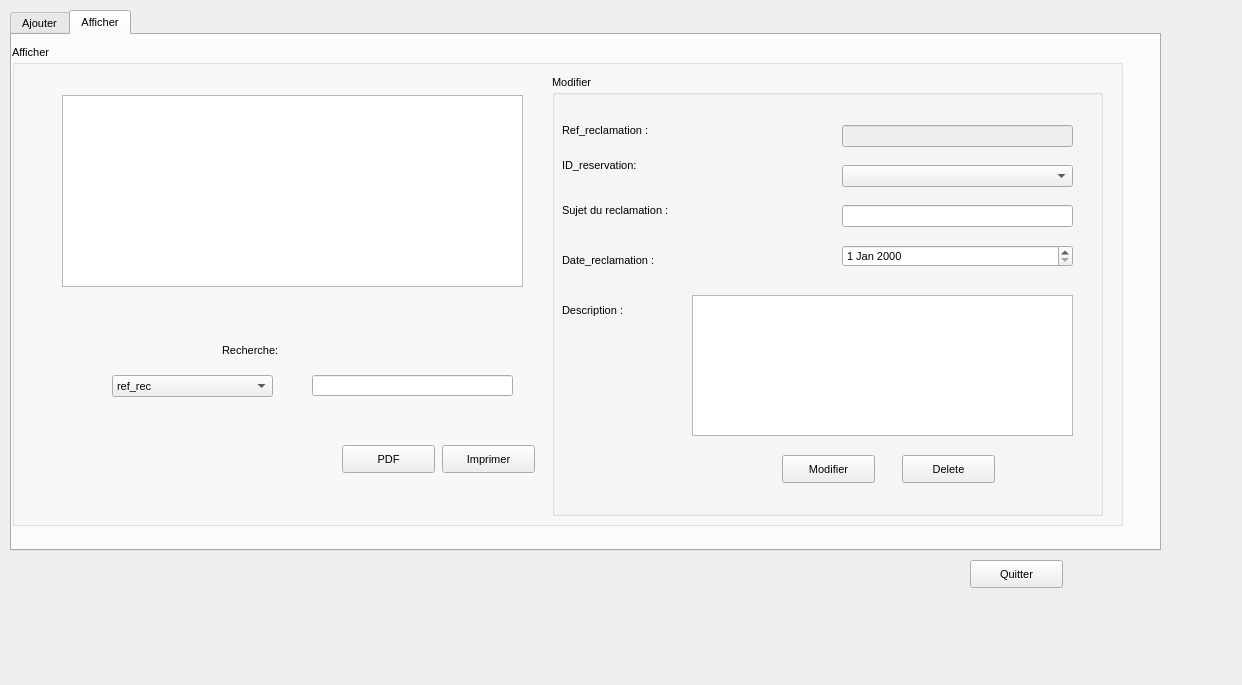
<?xml version="1.0" encoding="UTF-8"?>
<ui version="4.0">
 <class>gestionreclamation</class>
 <widget class="QDialog" name="gestionreclamation">
  <property name="geometry">
   <rect>
    <x>0</x>
    <y>0</y>
    <width>1242</width>
    <height>685</height>
   </rect>
  </property>
  <property name="windowTitle">
   <string>Gestion des reclamations</string>
  </property>
  <widget class="QTabWidget" name="tabWidget_2">
   <property name="geometry">
    <rect>
     <x>10</x>
     <y>10</y>
     <width>1151</width>
     <height>541</height>
    </rect>
   </property>
   <property name="font">
    <font>
     <family>MS Shell Dlg 2</family>
     <pointsize>8</pointsize>
    </font>
   </property>
   <property name="currentIndex">
    <number>1</number>
   </property>
   <widget class="QWidget" name="tab_4">
    <attribute name="title">
     <string>Ajouter</string>
    </attribute>
    <widget class="QLabel" name="label_7">
     <property name="geometry">
      <rect>
       <x>80</x>
       <y>230</y>
       <width>171</width>
       <height>31</height>
      </rect>
     </property>
     <property name="font">
      <font>
       <family>MS Shell Dlg 2</family>
       <pointsize>8</pointsize>
      </font>
     </property>
     <property name="text">
      <string>Description :</string>
     </property>
    </widget>
    <widget class="QGroupBox" name="groupBox_6">
     <property name="geometry">
      <rect>
       <x>60</x>
       <y>10</y>
       <width>581</width>
       <height>431</height>
      </rect>
     </property>
     <property name="font">
      <font>
       <family>MS Shell Dlg 2</family>
       <pointsize>8</pointsize>
      </font>
     </property>
     <property name="title">
      <string>Ajout</string>
     </property>
     <widget class="QLabel" name="label">
      <property name="geometry">
       <rect>
        <x>20</x>
        <y>175</y>
        <width>191</width>
        <height>31</height>
       </rect>
      </property>
      <property name="font">
       <font>
        <family>MS Shell Dlg 2</family>
        <pointsize>8</pointsize>
       </font>
      </property>
      <property name="text">
       <string>Date_reclamation :</string>
      </property>
     </widget>
     <widget class="QDateEdit" name="dateEdit">
      <property name="geometry">
       <rect>
        <x>290</x>
        <y>180</y>
        <width>231</width>
        <height>22</height>
       </rect>
      </property>
      <property name="font">
       <font>
        <family>MS Shell Dlg 2</family>
        <pointsize>8</pointsize>
       </font>
      </property>
     </widget>
     <widget class="QLabel" name="label_6">
      <property name="geometry">
       <rect>
        <x>20</x>
        <y>130</y>
        <width>211</width>
        <height>31</height>
       </rect>
      </property>
      <property name="font">
       <font>
        <family>MS Shell Dlg 2</family>
        <pointsize>8</pointsize>
       </font>
      </property>
      <property name="text">
       <string>Sujet du reclamation :</string>
      </property>
     </widget>
     <widget class="QLabel" name="label_2">
      <property name="geometry">
       <rect>
        <x>20</x>
        <y>50</y>
        <width>171</width>
        <height>31</height>
       </rect>
      </property>
      <property name="font">
       <font>
        <family>MS Shell Dlg 2</family>
        <pointsize>8</pointsize>
       </font>
      </property>
      <property name="text">
       <string>Ref_reclamation :</string>
      </property>
     </widget>
     <widget class="QLineEdit" name="lineEdit_5">
      <property name="geometry">
       <rect>
        <x>290</x>
        <y>60</y>
        <width>231</width>
        <height>22</height>
       </rect>
      </property>
      <property name="font">
       <font>
        <family>MS Shell Dlg 2</family>
        <pointsize>8</pointsize>
       </font>
      </property>
     </widget>
     <widget class="QTextEdit" name="textEdit">
      <property name="geometry">
       <rect>
        <x>180</x>
        <y>230</y>
        <width>381</width>
        <height>141</height>
       </rect>
      </property>
      <property name="font">
       <font>
        <family>MS Shell Dlg 2</family>
        <pointsize>8</pointsize>
       </font>
      </property>
     </widget>
     <widget class="QPushButton" name="pushButton_21">
      <property name="geometry">
       <rect>
        <x>420</x>
        <y>390</y>
        <width>93</width>
        <height>28</height>
       </rect>
      </property>
      <property name="font">
       <font>
        <family>MS Shell Dlg 2</family>
        <pointsize>8</pointsize>
       </font>
      </property>
      <property name="text">
       <string>Ajouter</string>
      </property>
     </widget>
     <widget class="QLabel" name="label_5">
      <property name="geometry">
       <rect>
        <x>20</x>
        <y>90</y>
        <width>201</width>
        <height>41</height>
       </rect>
      </property>
      <property name="font">
       <font>
        <family>MS Shell Dlg 2</family>
        <pointsize>8</pointsize>
       </font>
      </property>
      <property name="text">
       <string>ID_reservation:</string>
      </property>
     </widget>
     <widget class="QComboBox" name="comboBox_7">
      <property name="geometry">
       <rect>
        <x>290</x>
        <y>100</y>
        <width>231</width>
        <height>22</height>
       </rect>
      </property>
      <property name="font">
       <font>
        <family>MS Shell Dlg 2</family>
        <pointsize>8</pointsize>
       </font>
      </property>
     </widget>
     <widget class="QLineEdit" name="lineEdit_15">
      <property name="geometry">
       <rect>
        <x>290</x>
        <y>140</y>
        <width>231</width>
        <height>22</height>
       </rect>
      </property>
      <property name="font">
       <font>
        <family>MS Shell Dlg 2</family>
        <pointsize>8</pointsize>
       </font>
      </property>
     </widget>
    </widget>
    <zorder>groupBox_6</zorder>
    <zorder>label_7</zorder>
   </widget>
   <widget class="QWidget" name="tab_5">
    <attribute name="title">
     <string>Afficher</string>
    </attribute>
    <widget class="QGroupBox" name="groupBox_3">
     <property name="geometry">
      <rect>
       <x>0</x>
       <y>10</y>
       <width>1111</width>
       <height>481</height>
      </rect>
     </property>
     <property name="font">
      <font>
       <family>MS Shell Dlg 2</family>
       <pointsize>8</pointsize>
      </font>
     </property>
     <property name="title">
      <string>Afficher</string>
     </property>
     <widget class="QTableView" name="tabrec">
      <property name="geometry">
       <rect>
        <x>50</x>
        <y>50</y>
        <width>461</width>
        <height>192</height>
       </rect>
      </property>
      <property name="font">
       <font>
        <family>MS Shell Dlg 2</family>
        <pointsize>8</pointsize>
       </font>
      </property>
     </widget>
     <widget class="QGroupBox" name="groupBox_5">
      <property name="geometry">
       <rect>
        <x>540</x>
        <y>30</y>
        <width>551</width>
        <height>441</height>
       </rect>
      </property>
      <property name="font">
       <font>
        <family>MS Shell Dlg 2</family>
        <pointsize>8</pointsize>
       </font>
      </property>
      <property name="title">
       <string>Modifier</string>
      </property>
      <widget class="QPushButton" name="pushButton_2">
       <property name="geometry">
        <rect>
         <x>350</x>
         <y>380</y>
         <width>93</width>
         <height>28</height>
        </rect>
       </property>
       <property name="font">
        <font>
         <family>MS Shell Dlg 2</family>
         <pointsize>8</pointsize>
        </font>
       </property>
       <property name="text">
        <string>Delete</string>
       </property>
      </widget>
      <widget class="QPushButton" name="pushButton_28">
       <property name="geometry">
        <rect>
         <x>230</x>
         <y>380</y>
         <width>93</width>
         <height>28</height>
        </rect>
       </property>
       <property name="font">
        <font>
         <family>MS Shell Dlg 2</family>
         <pointsize>8</pointsize>
        </font>
       </property>
       <property name="text">
        <string>Modifier</string>
       </property>
      </widget>
      <widget class="QLabel" name="label_13">
       <property name="geometry">
        <rect>
         <x>10</x>
         <y>220</y>
         <width>171</width>
         <height>31</height>
        </rect>
       </property>
       <property name="font">
        <font>
         <family>MS Shell Dlg 2</family>
         <pointsize>8</pointsize>
        </font>
       </property>
       <property name="text">
        <string>Description :</string>
       </property>
      </widget>
      <widget class="QLabel" name="label_3">
       <property name="geometry">
        <rect>
         <x>10</x>
         <y>170</y>
         <width>191</width>
         <height>31</height>
        </rect>
       </property>
       <property name="font">
        <font>
         <family>MS Shell Dlg 2</family>
         <pointsize>8</pointsize>
        </font>
       </property>
       <property name="text">
        <string>Date_reclamation :</string>
       </property>
      </widget>
      <widget class="QDateEdit" name="dateEdit_2">
       <property name="geometry">
        <rect>
         <x>290</x>
         <y>170</y>
         <width>231</width>
         <height>22</height>
        </rect>
       </property>
       <property name="font">
        <font>
         <family>MS Shell Dlg 2</family>
         <pointsize>8</pointsize>
        </font>
       </property>
      </widget>
      <widget class="QLabel" name="label_15">
       <property name="geometry">
        <rect>
         <x>10</x>
         <y>40</y>
         <width>191</width>
         <height>31</height>
        </rect>
       </property>
       <property name="font">
        <font>
         <family>MS Shell Dlg 2</family>
         <pointsize>8</pointsize>
        </font>
       </property>
       <property name="text">
        <string>Ref_reclamation :</string>
       </property>
      </widget>
      <widget class="QLineEdit" name="lineEdit_14">
       <property name="enabled">
        <bool>false</bool>
       </property>
       <property name="geometry">
        <rect>
         <x>290</x>
         <y>50</y>
         <width>231</width>
         <height>22</height>
        </rect>
       </property>
       <property name="font">
        <font>
         <family>MS Shell Dlg 2</family>
         <pointsize>8</pointsize>
        </font>
       </property>
      </widget>
      <widget class="QTextEdit" name="textEdit_2">
       <property name="geometry">
        <rect>
         <x>140</x>
         <y>220</y>
         <width>381</width>
         <height>141</height>
        </rect>
       </property>
       <property name="font">
        <font>
         <family>MS Shell Dlg 2</family>
         <pointsize>8</pointsize>
        </font>
       </property>
      </widget>
      <widget class="QLabel" name="label_16">
       <property name="geometry">
        <rect>
         <x>10</x>
         <y>110</y>
         <width>211</width>
         <height>51</height>
        </rect>
       </property>
       <property name="font">
        <font>
         <family>MS Shell Dlg 2</family>
         <pointsize>8</pointsize>
        </font>
       </property>
       <property name="text">
        <string>Sujet du reclamation :</string>
       </property>
      </widget>
      <widget class="QLabel" name="label_10">
       <property name="geometry">
        <rect>
         <x>10</x>
         <y>70</y>
         <width>201</width>
         <height>41</height>
        </rect>
       </property>
       <property name="font">
        <font>
         <family>MS Shell Dlg 2</family>
         <pointsize>8</pointsize>
        </font>
       </property>
       <property name="text">
        <string>ID_reservation:</string>
       </property>
      </widget>
      <widget class="QComboBox" name="comboBox_8">
       <property name="geometry">
        <rect>
         <x>290</x>
         <y>90</y>
         <width>231</width>
         <height>22</height>
        </rect>
       </property>
       <property name="font">
        <font>
         <family>MS Shell Dlg 2</family>
         <pointsize>8</pointsize>
        </font>
       </property>
      </widget>
     </widget>
     <widget class="QLineEdit" name="lineEdit_19">
      <property name="geometry">
       <rect>
        <x>830</x>
        <y>160</y>
        <width>231</width>
        <height>22</height>
       </rect>
      </property>
      <property name="font">
       <font>
        <family>MS Shell Dlg 2</family>
        <pointsize>8</pointsize>
       </font>
      </property>
     </widget>
     <widget class="QLabel" name="label_9">
      <property name="geometry">
       <rect>
        <x>210</x>
        <y>290</y>
        <width>131</width>
        <height>31</height>
       </rect>
      </property>
      <property name="font">
       <font>
        <family>MS Shell Dlg 2</family>
        <pointsize>8</pointsize>
       </font>
      </property>
      <property name="text">
       <string>Recherche:</string>
      </property>
     </widget>
     <widget class="QComboBox" name="comboBox_6">
      <property name="geometry">
       <rect>
        <x>100</x>
        <y>330</y>
        <width>161</width>
        <height>22</height>
       </rect>
      </property>
      <property name="font">
       <font>
        <family>MS Shell Dlg 2</family>
        <pointsize>8</pointsize>
       </font>
      </property>
      <item>
       <property name="text">
        <string>ref_rec</string>
       </property>
      </item>
      <item>
       <property name="text">
        <string>date_rec</string>
       </property>
      </item>
      <item>
       <property name="text">
        <string>sujet</string>
       </property>
      </item>
      <item>
       <property name="text">
        <string>description</string>
       </property>
      </item>
     </widget>
     <widget class="QPushButton" name="pushButton_18">
      <property name="geometry">
       <rect>
        <x>430</x>
        <y>400</y>
        <width>93</width>
        <height>28</height>
       </rect>
      </property>
      <property name="font">
       <font>
        <family>MS Shell Dlg 2</family>
        <pointsize>8</pointsize>
       </font>
      </property>
      <property name="text">
       <string>Imprimer</string>
      </property>
     </widget>
     <widget class="QLineEdit" name="lineEdit_7">
      <property name="geometry">
       <rect>
        <x>300</x>
        <y>330</y>
        <width>201</width>
        <height>21</height>
       </rect>
      </property>
      <property name="font">
       <font>
        <family>MS Shell Dlg 2</family>
        <pointsize>8</pointsize>
       </font>
      </property>
     </widget>
     <widget class="QPushButton" name="pushPDF1">
      <property name="geometry">
       <rect>
        <x>330</x>
        <y>400</y>
        <width>93</width>
        <height>28</height>
       </rect>
      </property>
      <property name="font">
       <font>
        <family>MS Shell Dlg 2</family>
        <pointsize>8</pointsize>
       </font>
      </property>
      <property name="text">
       <string>PDF</string>
      </property>
     </widget>
     <zorder>groupBox_5</zorder>
     <zorder>tabrec</zorder>
     <zorder>lineEdit_19</zorder>
     <zorder>label_9</zorder>
     <zorder>comboBox_6</zorder>
     <zorder>pushButton_18</zorder>
     <zorder>lineEdit_7</zorder>
     <zorder>pushPDF1</zorder>
    </widget>
   </widget>
  </widget>
  <widget class="QPushButton" name="quitter_bt">
   <property name="geometry">
    <rect>
     <x>970</x>
     <y>560</y>
     <width>93</width>
     <height>28</height>
    </rect>
   </property>
   <property name="font">
    <font>
     <family>MS Shell Dlg 2</family>
     <pointsize>8</pointsize>
    </font>
   </property>
   <property name="text">
    <string>Quitter</string>
   </property>
  </widget>
 </widget>
 <resources/>
 <connections/>
</ui>
